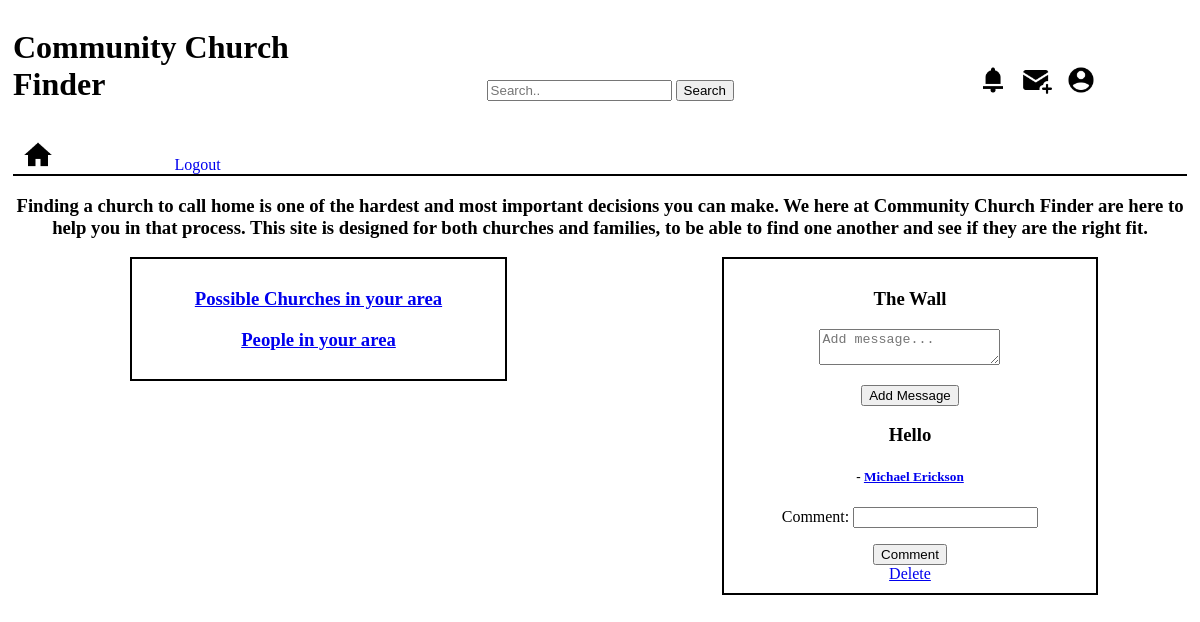
The page /church_home_page on the database as committed earlier.
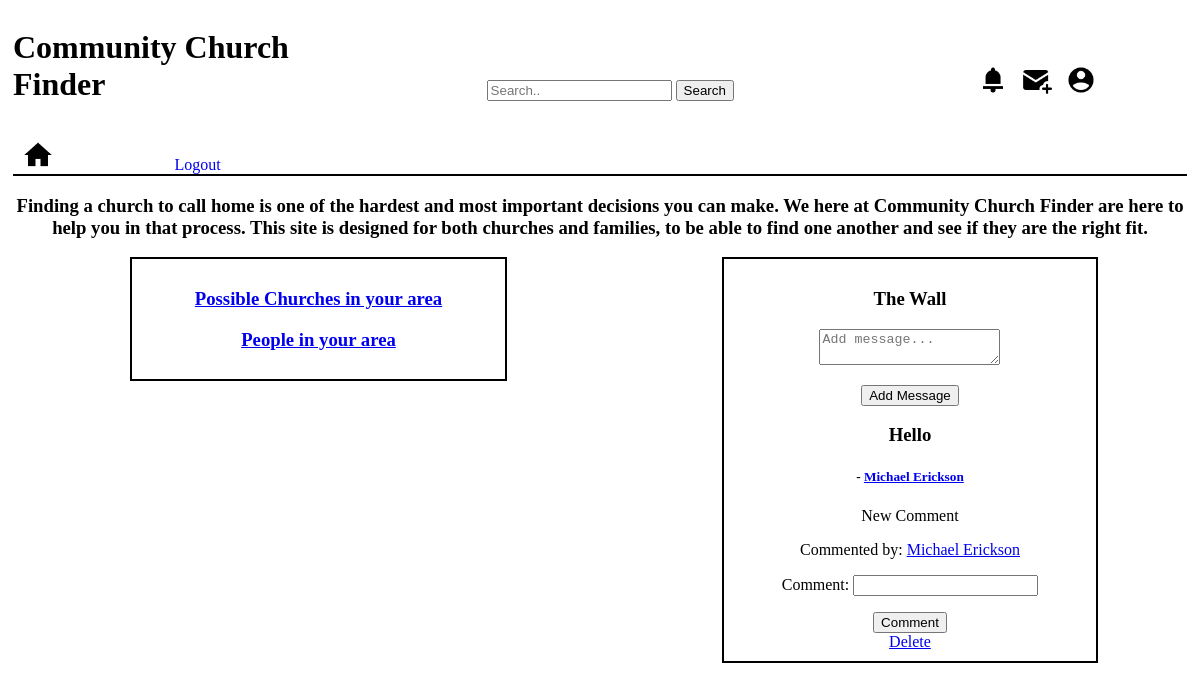
The same page on the database as committed later.
### church_app/models.py (models this page shows)
class UserMessage(models.Model):
    message=models.TextField()
    user= models.ForeignKey(User, related_name='user_message', on_delete=models.CASCADE)
    created_at=models.DateTimeField(auto_now_add=True)
    updated_at=models.DateTimeField(auto_now=True)

class User(models.Model):
    first_name=models.CharField(max_length=255)
    last_name=models.CharField(max_length=255)
    email=models.CharField(max_length=255)
    password=models.CharField(max_length=255)
    age=models.CharField(max_length=20)
    user_address=models.CharField(max_length=255)
    user_city=models.CharField(max_length=255)
    user_state=models.CharField(max_length=2)
    user_email=models.CharField(max_length=255)
    user_facebook=models.CharField(max_length=255)
    user_instagram=models.CharField(max_length=255)
    adults=models.CharField(max_length=255)
    teens=models.CharField(max_length=255)
    kids=models.CharField(max_length=255)
    user_phone=models.CharField(max_length=255)
    denomination=models.CharField(max_length=255)
    church_size=models.CharField(max_length=255)
    student_programs=models.CharField(max_length=255)
    small_groups=models.CharField(max_length=255)
    user_info_other=models.TextField()
    created_at=models.DateTimeField(auto_now_add=True)
    updated_at=models.DateTimeField(auto_now=True)
    objects=UserManager()

class UserComments(models.Model):
    comment=models.CharField(max_length=255)
    user= models.ForeignKey(User, related_name='user_comment', on_delete=models.CASCADE)
    wall_message= models.ForeignKey(UserMessage, related_name='user_post_comments', on_delete=models.CASCADE)
    created_at=models.DateTimeField(auto_now_add=True)
    updated_at=models.DateTimeField(auto_now=True)

### church_app/views.py (the view)
# urls.py: path('church_home_page', views.home_page),
def home_page(request):
    context={
        'all_churches': Church.objects.all(),
        'all_users':User.objects.all(),
        'all_user_messages': UserMessage.objects.all(),
        'all_church_messages': ChurchMessage.objects.all(),
    }
    return render(request, "home_page.html", context)

### church_app/templates/home_page.html (shortened to what this page needs)
<!DOCTYPE html>
<html lang="en">
<head>
    {% load static %}
    <link rel="stylesheet" href="{% static 'home_page.css' %}">
</head>
<body>
<div id="wrapper">
    <div id="top">
        <h1>Community Church Finder</h1>
        <div class="search-container">
            <form action="/action_page.php">
              <input type="text" placeholder="Search.." name="search">
              <button type="submit">Search</button>
            </form>
          </div>
        <img id="nav_icons" src="{% static '/bell.png' %}" alt="notifications">
        <img id="nav_icons" src="{% static '/message.png' %}" alt="messages">
        <a href="/user_profile/{{request.session.user_id}}"><img id="nav_icons" src="{% static '/profile.png' %}" alt="profile"></a>
        <a class="profile" href="/user_home_page"><img id="nav_icons" src="{% static '/home.png' %}" alt="profile"></a>
        <a href="/logout">Logout</a>
    </div>
    <h3>Finding a church to call home is one of the hardest and most important decisions you can make. We here at Community Church Finder are here to help you in that process. This site is designed for both churches and families, to be able to find one another and see if they are the right fit.</h3>
    <div id="top_left">
        <h3><a href="/area_churches">Possible Churches in your area</a></h3>
        <h3><a href="/local_people">People in your area</a></h3>
    </div>
    <div id="top_right">
        <h3>The Wall</h3>
        <form action="/add_message" method="post">
        <p id="add_message"><textarea type="text" name="message" placeholder="Add message..."></textarea></p>
        <input id="submit" type="submit" value="Add Message">
        </form>
        {% for messages in all_user_messages %}
        <div id="messages">
                <h3>{{messages.message}}</h3>
                <h5>- <a href="/user_profile/{{messages.user.id}}">{{messages.user.first_name}} {{messages.user.last_name}}</a></h5>
        </div>
        <div id="comment">
            {% for comment in messages.user_post_comments.all %}
            <p>{{comment.comment}}</p>
            <p>Commented by: <a href="/user_profile/{{comment.user.id}}">{{comment.user.first_name}} {{comment.user.last_name}}</a></p>
            {% endfor %}
            <form action="/user_add_comment/{{messages.id}}" method="post">
            <p>Comment: <input type="text" name="comment"></p>
            <input type="submit" value="Comment">
            </form>
        </div>
        {% if messages.church.id == request.session.church_id %}
        <a href="/delete/{{messages.id}}">Delete</a>
        {% endif %}
        {% endfor %}
    </div>
</div>
</body>
</html>

### church_app/static/home_page.css (style rules this page uses)
div#wrapper { margin: 5px; }
h1 { display: inline-block; width: 30%; margin-right: 10%; }
div#top { border-bottom: black 2px solid; }
h3 { text-align: center; }
a.profile { margin-right: 10%; width: 30px; height: 30px; padding: 5px; padding-bottom: 0px; }
#nav_icons { width: 30px; height: 30px; padding: 5px; padding-bottom: 0px; }
.search-container { display: inline-block; margin-right: 20%; }
div#top > a { display: inline-block; margin-top: 5px; text-decoration: none; }
div#top_left { text-align: center; margin-left: 10%; width: 30%; display: inline-block; border-collapse: collapse; vertical-align: top; border: 2px solid black; padding: 10px; }
p#add_message { padding-top: 0px; margin-top: 0px; }
div#top_right { text-align: center; display: inline-block; margin-left: 18%; border: 2px black solid; padding: 10px; width: 30%; }

Rows that differ between the two databases and show on the page:
added UserComments: comment "New Comment", user.first_name "Michael", user.last_name "Erickson"
